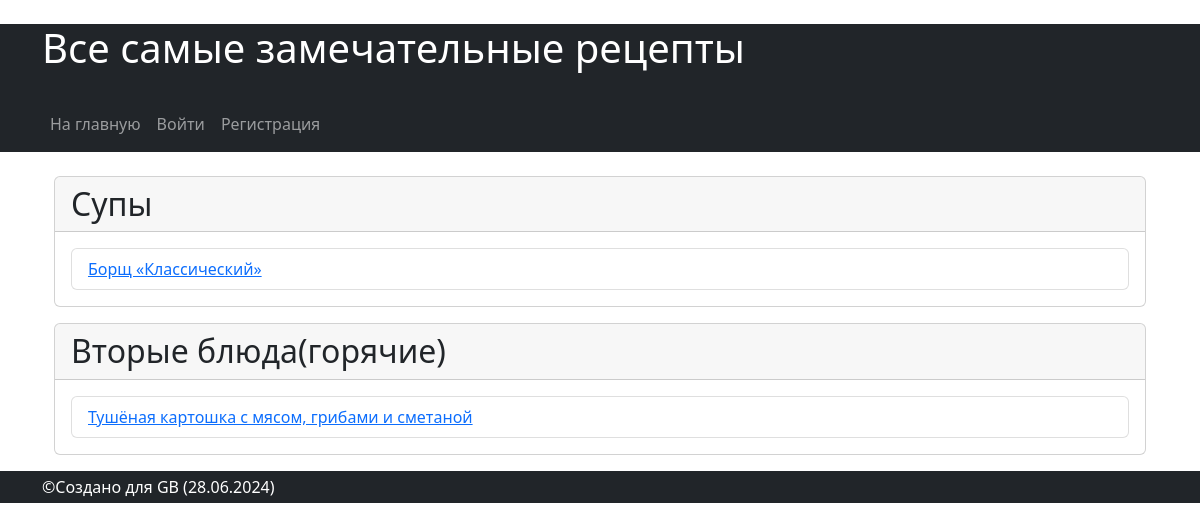
The page / on the database its author committed.
### recipes/models.py (models this page shows, shortened)
class RecipeCategory(models.Model):
    name = models.CharField(max_length=100)

class RecipeCategoryRelationship(models.Model):
    recipe = models.ForeignKey(Recipe, on_delete=models.CASCADE)
    category = models.ForeignKey(RecipeCategory, on_delete=models.CASCADE)
    class Meta:
        unique_together = ['recipe', 'category']

class Recipe(models.Model):
    image = models.ImageField(upload_to='recipe_images/')
    title = models.CharField(max_length=255)
    description = models.TextField()
    instructions = models.TextField()
    preparation_time = models.PositiveIntegerField()
    author = models.ForeignKey(User, on_delete=models.CASCADE, related_name='recipes')
    created_at = models.DateTimeField(auto_now_add=True)
    updated_at = models.DateTimeField(auto_now=True)

### recipes/views.py (the view)
# urls.py: path('', views.home, name='home'),
def home(request):
    categories = RecipeCategory.objects.all()
    recipe_relationships = RecipeCategoryRelationship.objects.all().order_by('-id')[:5]
    return render(request, 'home.html', {'categories': categories, 'recipe_relationships': recipe_relationships})

### recipes/templates/home.html (shortened to what this page needs)
{% extends 'base.html' %}
{% block content %}
    <div class="container">
        {% for category in categories %}
            <div class="card mb-3">
                <h2 class="card-header">{{ category.name }}</h2>
                <div class="card-body">
                    <ul class="list-group">
                        {% for recipe in recipe_relationships %}
                            {% if recipe.category == category %}
                                <li class="list-group-item"><a href="{% url 'recipe_detail' recipe.recipe.id %}">{{ recipe.recipe.title }}</a></li>
                            {% endif %}
                        {% endfor %}
                    </ul>
                </div>
            </div>
        {% endfor %}
    </div>
{% endblock %}

### rows shown on the page
RecipeCategory: name "Супы"
RecipeCategoryRelationship: recipe "Борщ «Классический»"
RecipeCategory: name "Вторые блюда(горячие)"
RecipeCategoryRelationship: recipe "Тушёная картошка с мясом, грибами и сметаной"
